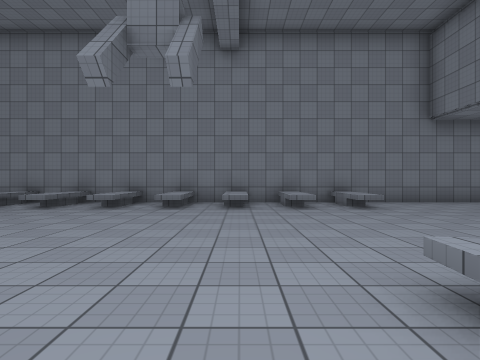
[1] (above)

12 first-person views from a walk through a 3-D level made in the Unity game engine. The camera is 1.3 m above the floor, looks level and sees 80° across. The floor is counted in squares, 2 m on a side. Each view is taken from the middle of a square. On the plan, view 1 faces up. The plan holds only what a view shows up to about 9 squares ahead; the rest is blank. The player is left out. Some animated figures are left out. Surface patterns are stand-ins for the level's own textures.

[2]
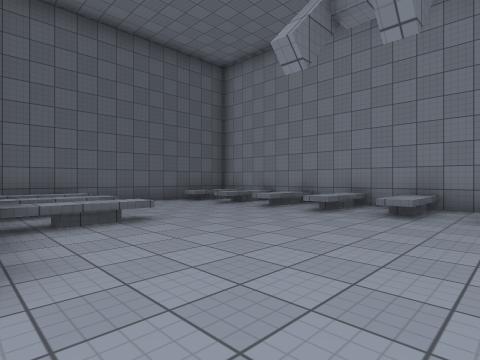

[3]
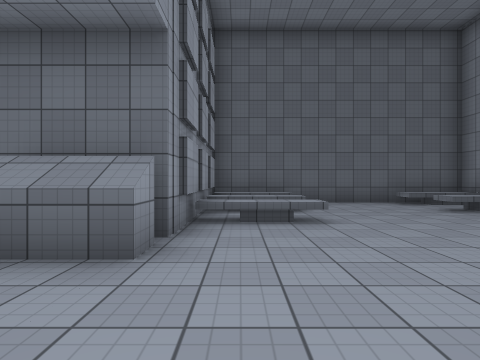

[4]
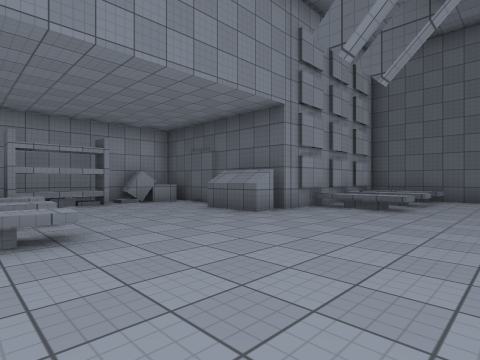

[5]
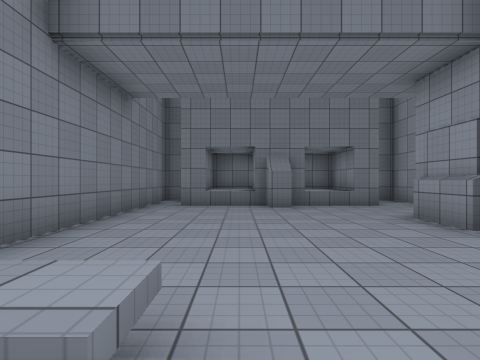

[6]
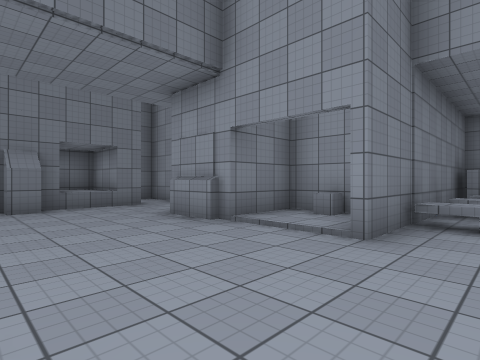

[7]
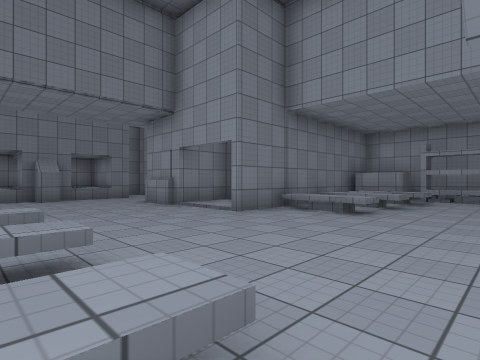

[8]
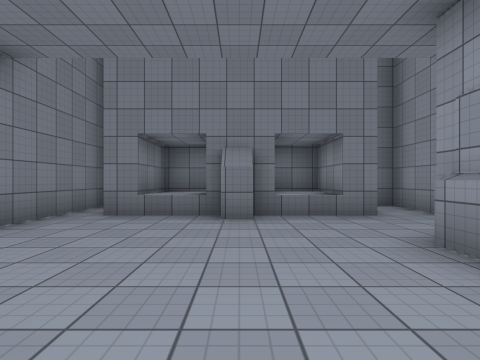

[9]
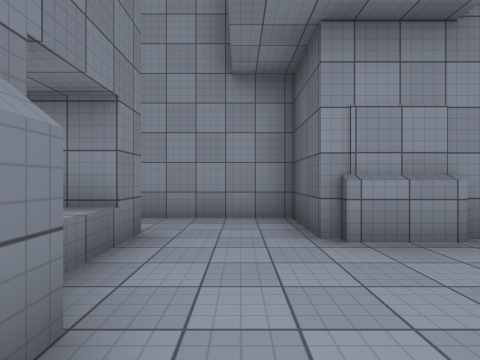

[10]
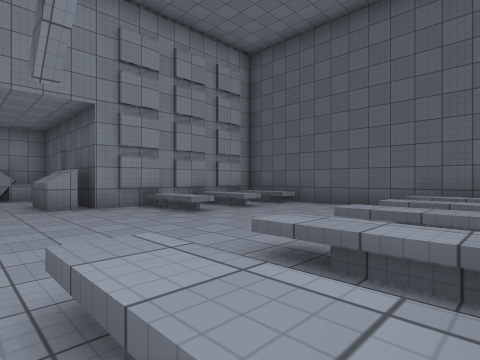

[11]
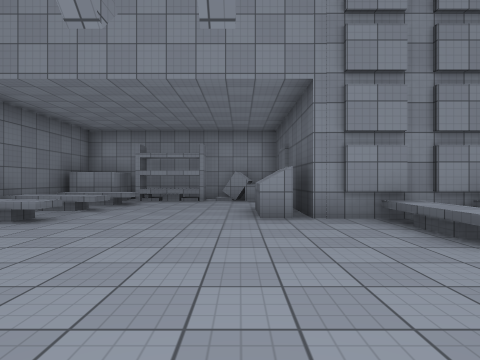

[12]
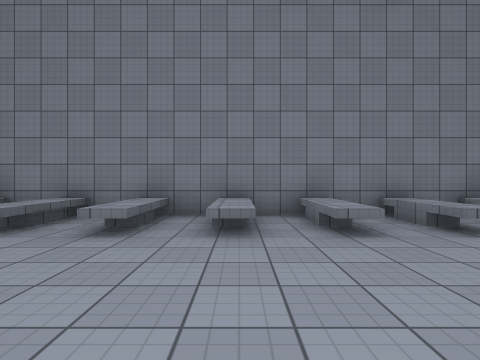

### Floor plan
Key: @ floor where view 1 was taken; # wall or solid block; . main floor; : floor 0.25 m higher than the main floor; / step, stairs or slope; = window, fence, low wall or low ledge; ^ raised ledge.
Columns run from 9 left of view 1 to 11 right of it. Each row starts with its distance up from view 1.
  9   #  ################
  8  #.^^.^^.^^.^.......#
  7 ##.^^.^^.^^.^......##
  6 #..................^#
  5 #.................# #
  4 #..................^#
  3 ##.^^.......///##..##
  2  #.^^.......#::##...#
  1  ######...^^#########
  0      ##..@^^#
 -1      #......#
 -2      ##...^^#
 -3       ###=###
 -4        ####

Where each view was taken, in squares from view 1:
view 1: 0 up, 0 right, facing up
view 2: 1 up, 0 right, facing up-left
view 3: 2 up, 0 right, facing left
view 4: 5 up, 2 right, facing down-left
view 5: 6 up, 2 right, facing right
view 6: 6 up, 2 right, facing down-right
view 7: 7 up, 1 left, facing down-right
view 8: 5 up, 4 right, facing right
view 9: 6 up, 8 right, facing down
view 10: 8 up, 1 left, facing down-left
view 11: 6 up, 2 left, facing down
view 12: 3 up, 3 left, facing up
